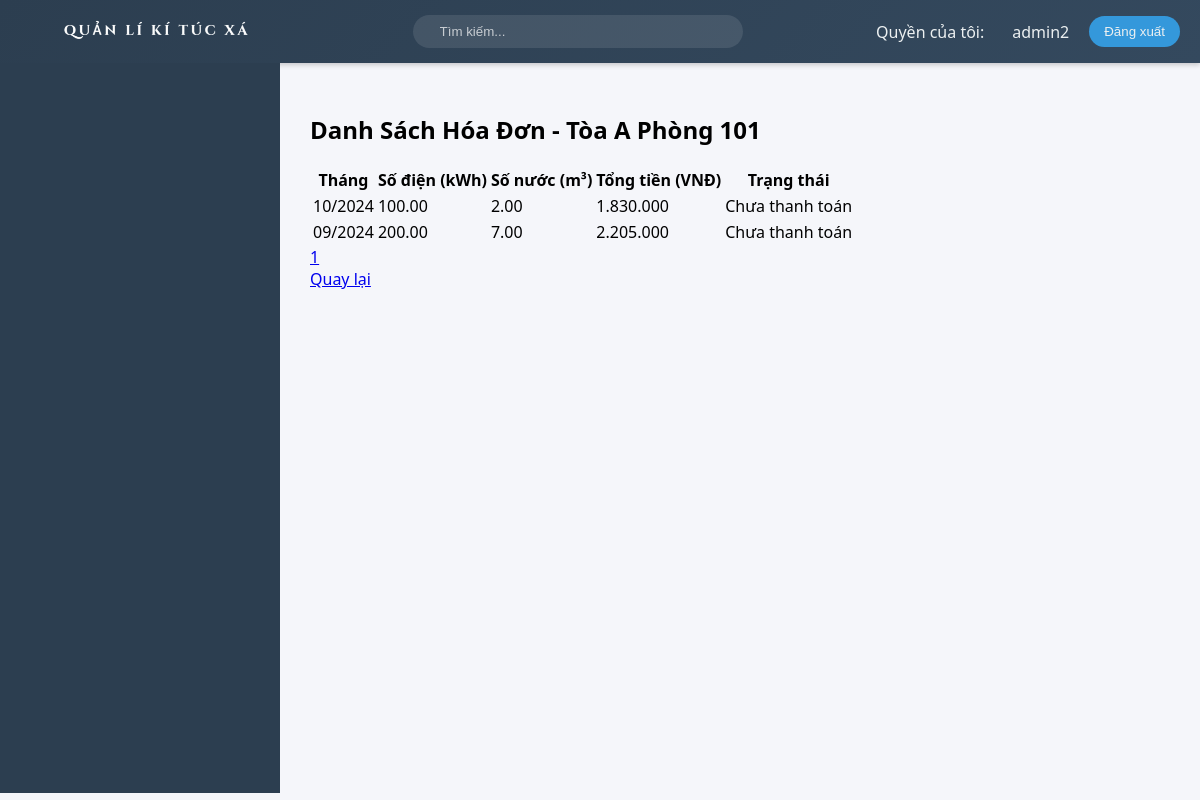
Page /php/view_payments2.php?room_id=1 (signed in) on the committed database.
### tables this page shows
CREATE TABLE Rooms (
    room_id INT AUTO_INCREMENT PRIMARY KEY,
    room_code VARCHAR(50) UNIQUE NOT NULL,
    building VARCHAR(1) NOT NULL,
    floor INT NOT NULL,
    room_number VARCHAR(10) NOT NULL,
    capacity ENUM('2', '4', '8') NOT NULL,
    status ENUM('available', 'occupied', 'maintenance') DEFAULT 'available',
    price DECIMAL(10,2) NOT NULL
);

CREATE TABLE Payments (
    payment_id INT AUTO_INCREMENT PRIMARY KEY,
    payment_code VARCHAR(50) UNIQUE NOT NULL,
    room_id INT,
    electricity_usage DECIMAL(10,2) DEFAULT 0.00,
    water_usage DECIMAL(10,2) DEFAULT 0.00,
    total_amount DECIMAL(10,2) NOT NULL,
    payment_status ENUM('unpaid', 'paid') DEFAULT 'unpaid',
    payment_date TIMESTAMP DEFAULT CURRENT_TIMESTAMP,
    FOREIGN KEY (room_id) REFERENCES Rooms(room_id) ON DELETE CASCADE
);

### php/view_payments2.php (the view, shortened to what this page needs)
<?php
include 'db_connect.php';
if (isset($_GET['room_id'])) {
    $room_id = $_GET['room_id'];
    $sql_room = "SELECT * FROM Rooms WHERE room_id = ?";
    $stmt_room = $conn->prepare($sql_room);
    $stmt_room->bind_param("i", $room_id);
    $stmt_room->execute();
    $room = $stmt_room->get_result()->fetch_assoc();
    $limit = 10;
    $page = isset($_GET['page']) ? (int)$_GET['page'] : 1;
    $offset = ($page - 1) * $limit;
    $sql_count = "SELECT COUNT(*) AS total FROM Payments WHERE room_id = ?";
    $stmt_count = $conn->prepare($sql_count);
    $stmt_count->bind_param("i", $room_id);
    $stmt_count->execute();
    $result_count = $stmt_count->get_result();
    $total_records = $result_count->fetch_assoc()['total'];
    $total_pages = ceil($total_records / $limit);
    $sql_payments_paged = "SELECT * FROM Payments WHERE room_id = ? ORDER BY payment_date DESC LIMIT ?, ?";
    $stmt_payments_paged = $conn->prepare($sql_payments_paged);
    $stmt_payments_paged->bind_param("iii", $room_id, $offset, $limit);
    $stmt_payments_paged->execute();
    $result_payments_paged = $stmt_payments_paged->get_result();
}
?>
<!DOCTYPE html>
<html lang="vi">
<head>
    <link rel="stylesheet" href="../assest/css/main.css">
    <link rel="stylesheet" href="https://cdn.jsdelivr.net/npm/sweetalert2@11/dist/sweetalert2.min.css">
</head>
<body>
    <?php include 'layout/header.php'; ?>
    <div class="container">
        <?php include 'layout/menu.php'; ?>
        <main class="content">
            <div class="payments-history-container">
                <h2>Danh Sách Hóa Đơn - Tòa <?php echo htmlspecialchars($room['building']); ?> Phòng <?php echo htmlspecialchars($room['room_number']); ?></h2>
                <table>
                    <thead>
                        <tr>
                            <th>Tháng</th>
                            <th>Số điện (kWh)</th>
                            <th>Số nước (m³)</th>
                            <th>Tổng tiền (VNĐ)</th>
                            <th>Trạng thái</th>
                        </tr>
                    </thead>
                    <tbody>
                        <?php if ($result_payments_paged->num_rows > 0): ?>
                            <?php while ($payment = $result_payments_paged->fetch_assoc()): ?>
                                <tr>
                                    <td><?php echo date('m/Y', strtotime($payment['payment_date'])); ?></td>
                                    <td><?php echo htmlspecialchars($payment['electricity_usage']); ?></td>
                                    <td><?php echo htmlspecialchars($payment['water_usage']); ?></td>
                                    <td><?php echo number_format($payment['total_amount'], 0, ',', '.'); ?></td>
                                    <td><?php echo $payment['payment_status'] == 'paid' ? 'Đã thanh toán' : 'Chưa thanh toán'; ?></td>
                                </tr>
                            <?php endwhile; ?>
                        <?php else: ?>
                            <tr>
                                <td colspan="5">Không có hóa đơn nào được tìm thấy.</td>
                            </tr>
                        <?php endif; ?>
                    </tbody>
                </table>
                <div class="pagination">
                    <?php for ($i = 1; $i <= $total_pages; $i++): ?>
                        <a href="?room_id=<?php echo $room_id; ?>&page=<?php echo $i; ?>" class="<?php echo ($i == $page) ? 'active' : ''; ?>"><?php echo $i; ?></a>
                    <?php endfor; ?>
                </div>
                <a href="payments_list.php" class="back-btn">Quay lại</a>
            </div>
        </main>
    </div>
</body>
</html>

### assest/css/main.css (style rules this page uses)
:root { --primary-color: #2c3e50; --secondary-color: #34495e; --accent-color: #3498db; --text-color: #ecf0f1; --hover-color: #2980b9; --transition-speed: 0.3s; }
body { font-family: 'Segoe UI', Tahoma, Geneva, Verdana, sans-serif; margin: 0; padding: 0; background-color: #f5f6fa; }
.container { display: flex; min-height: calc(100vh - 70px); }
.content { flex-grow: 1; padding: 30px; transition: var(--transition-speed); }

### rows in the picture
rooms: building "A", room_number "101"
payments: payment_date "10/2024", electricity_usage "100.00", water_usage "2.00", total_amount "1.830.000", payment_status "Chưa thanh toán"
payments: payment_date "09/2024", electricity_usage "200.00", water_usage "7.00", total_amount "2.205.000", payment_status "Chưa thanh toán"

### other values in the picture
$username "admin2"
